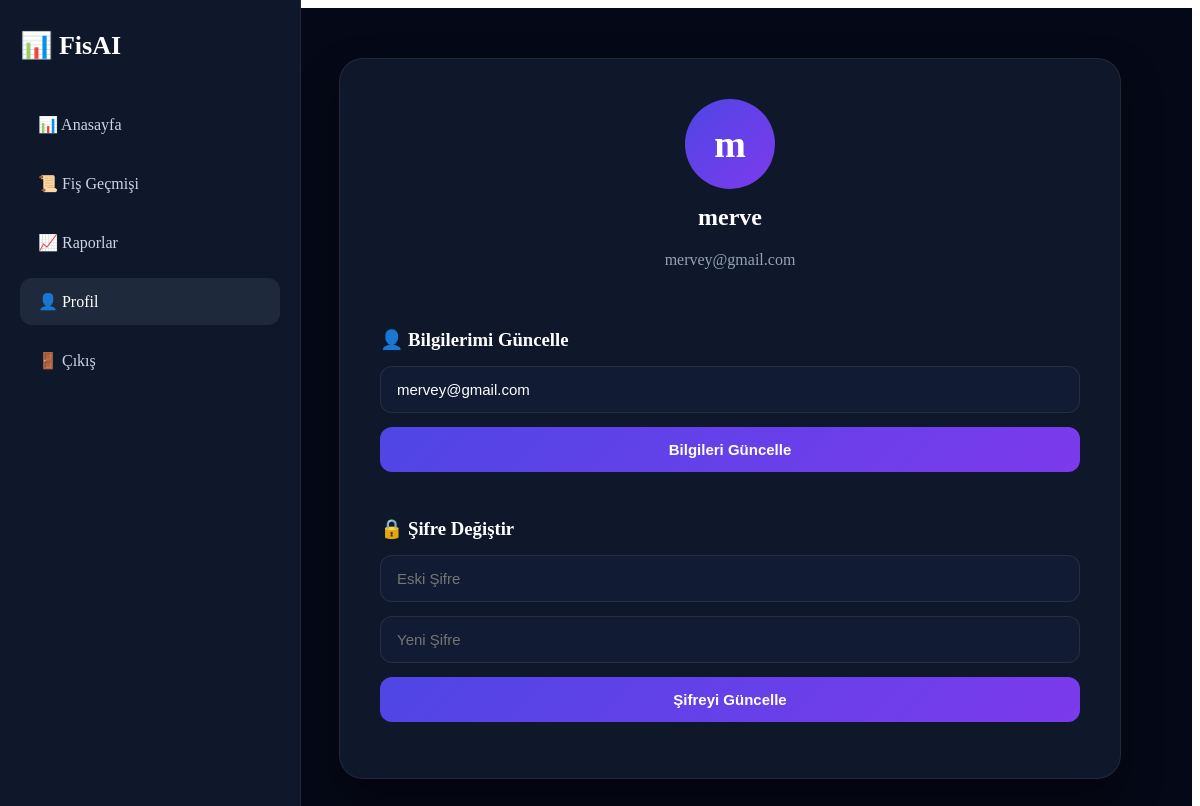
The page /uye_profil (signed in) on the database its author committed.
### tables this page shows
CREATE TABLE users (

    id INTEGER PRIMARY KEY AUTOINCREMENT,
    ad TEXT NOT NULL,
    email TEXT UNIQUE NOT NULL,
    sifre TEXT NOT NULL

);

### app.py (the view)
@app.route("/uye_profil")
def uye_profil():
    user_id = session.get("user_id")
    if not user_id:
        return redirect("/login")
    conn = sqlite3.connect("fisler.db")
    cursor = conn.cursor()
    cursor.execute("""
        SELECT ad, email
        FROM users
        WHERE id=?
    """, (user_id,))
    user = cursor.fetchone()
    conn.close()
    if user is None:
        return redirect("/dashboard")
    return render_template(
        "uye_profil.html",
        user={
            "name": user[0],
            "email": user[1]
        }
    )

### templates/uye_profil.html (shortened to what this page needs)
<div class="layout">
    <div class="sidebar">
        <div class="logo">
            📊 FisAI
        </div>
        <div class="menu">
            <a href="/dashboard">📊 Anasayfa</a>
            <a href="/receipts">📜 Fiş Geçmişi</a>
            <a href="/reports">📈 Raporlar</a>
            <a href="/uye_profil" class="active">👤 Profil</a>
            <a href="/logout">🚪 Çıkış</a>
        </div>
    </div>
    <div class="content">
        <div class="profile-card">
    <div class="avatar">
       {{ user.name[:1] }}
    </div>
    <h2>{{ user.name }}</h2>
    <p class="mail">{{ user.email }}</p>
    <form method="POST" action="{{ url_for('profil_guncelle') }}">
        <h3>👤 Bilgilerimi Güncelle</h3>
        <input
            type="email"
            name="email"
            value="{{ user.email }}"
            placeholder="E-posta"
            required>
        <button class="btn" type="submit">
            Bilgileri Güncelle
        </button>
    </form>
    <form method="POST" action="{{ url_for('sifre_degistir') }}">
        <h3>🔒 Şifre Değiştir</h3>
        <input
            type="password"
            name="old_password"
            placeholder="Eski Şifre"
            required>
        <input
            type="password"
            name="new_password"
            placeholder="Yeni Şifre"
            required>
        <button class="btn" type="submit">
            Şifreyi Güncelle
        </button>
    </form>
</div>
    </div>
</div>

### templates/uye_profil.html (style rules this page uses)
.layout { display:flex; min-height:100vh; background:#050816; }
.sidebar { width:260px; background:#0f172a; border-right:1px solid rgba(255,255,255,0.08); padding:30px 20px; position:fixed; left:0; top:0; height:100vh; }
.logo { color:white; font-size:26px; font-weight:700; margin-bottom:40px; }
.menu { display:flex; flex-direction:column; gap:12px; }
.menu a { color:#cbd5e1; text-decoration:none; padding:14px 18px; border-radius:12px; transition:.3s; font-weight:500; }
.menu a:hover, .menu a.active { background:#1e293b; color:white; }
.content { flex:1; margin-left:260px; padding:50px; display:flex; justify-content:center; }
.profile-card { width:100%; max-width:700px; background:#0f172a; border:1px solid rgba(255,255,255,0.08); border-radius:24px; padding:40px; box-shadow:0 20px 40px rgba(0,0,0,.35); }
.avatar { width:90px; height:90px; border-radius:50%; background:linear-gradient(135deg,#4f46e5,#7c3aed); color:white; font-size:38px; font-weight:700; display:flex; align-items:center; justify-content:center; margin:auto; }
.profile-card h2 { text-align:center; color:white; margin-top:15px; }
.mail { text-align:center; color:#94a3b8; margin-bottom:30px; }
.profile-card h3 { color:white; margin-top:30px; margin-bottom:15px; }
.profile-card form { display:flex; flex-direction:column; }
.profile-card input { width:100%; padding:14px 16px; margin-bottom:14px; background:#111c34; border:1px solid rgba(255,255,255,.08); border-radius:12px; color:white; font-size:15px; }
.btn { border:none; border-radius:12px; padding:14px; cursor:pointer; color:white; font-weight:600; font-size:15px; background:linear-gradient( 135deg, #4f46e5, #7c3aed ); transition:.3s; }

### rows shown on the page
users: ad "m", name "merve", email "mervey@gmail.com"
